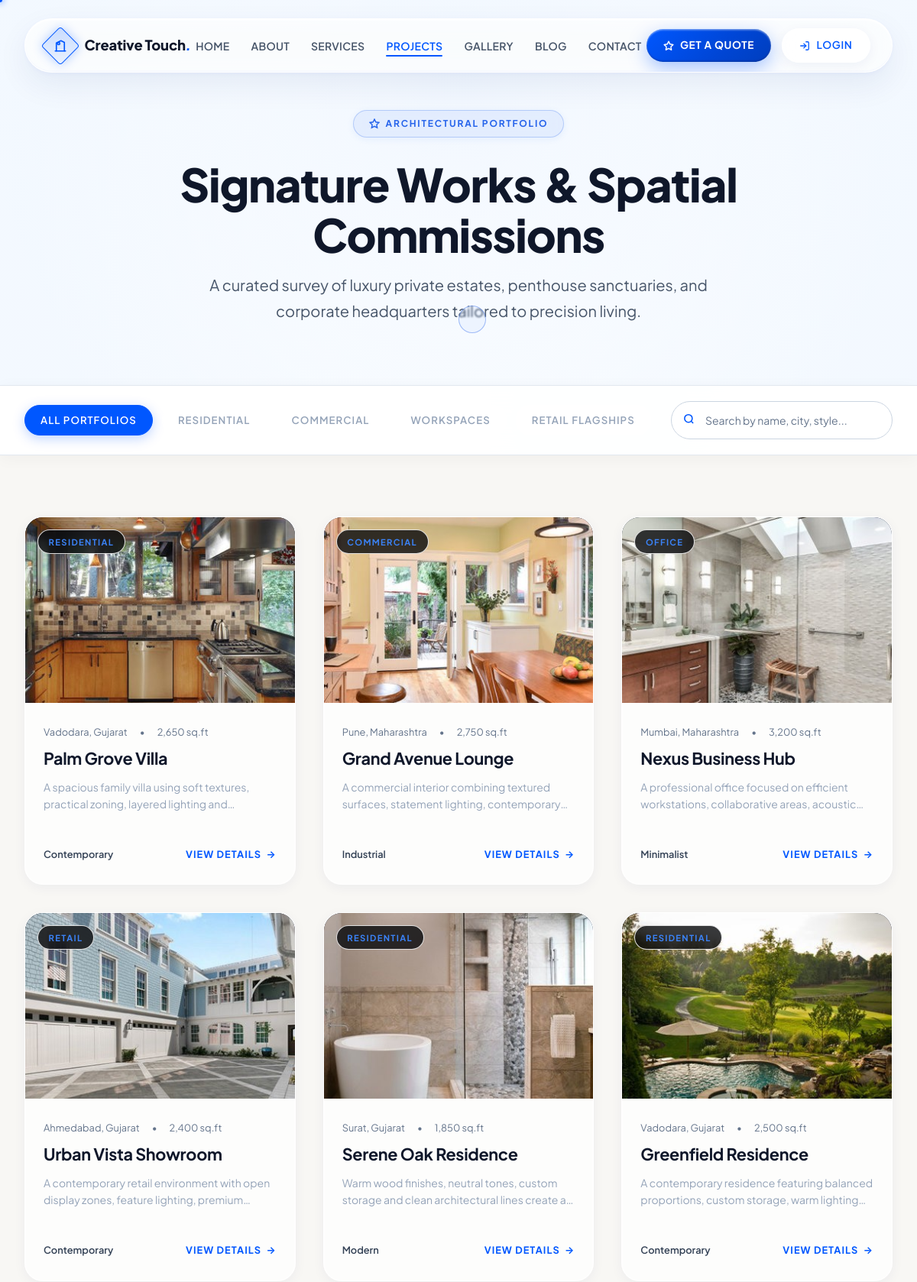
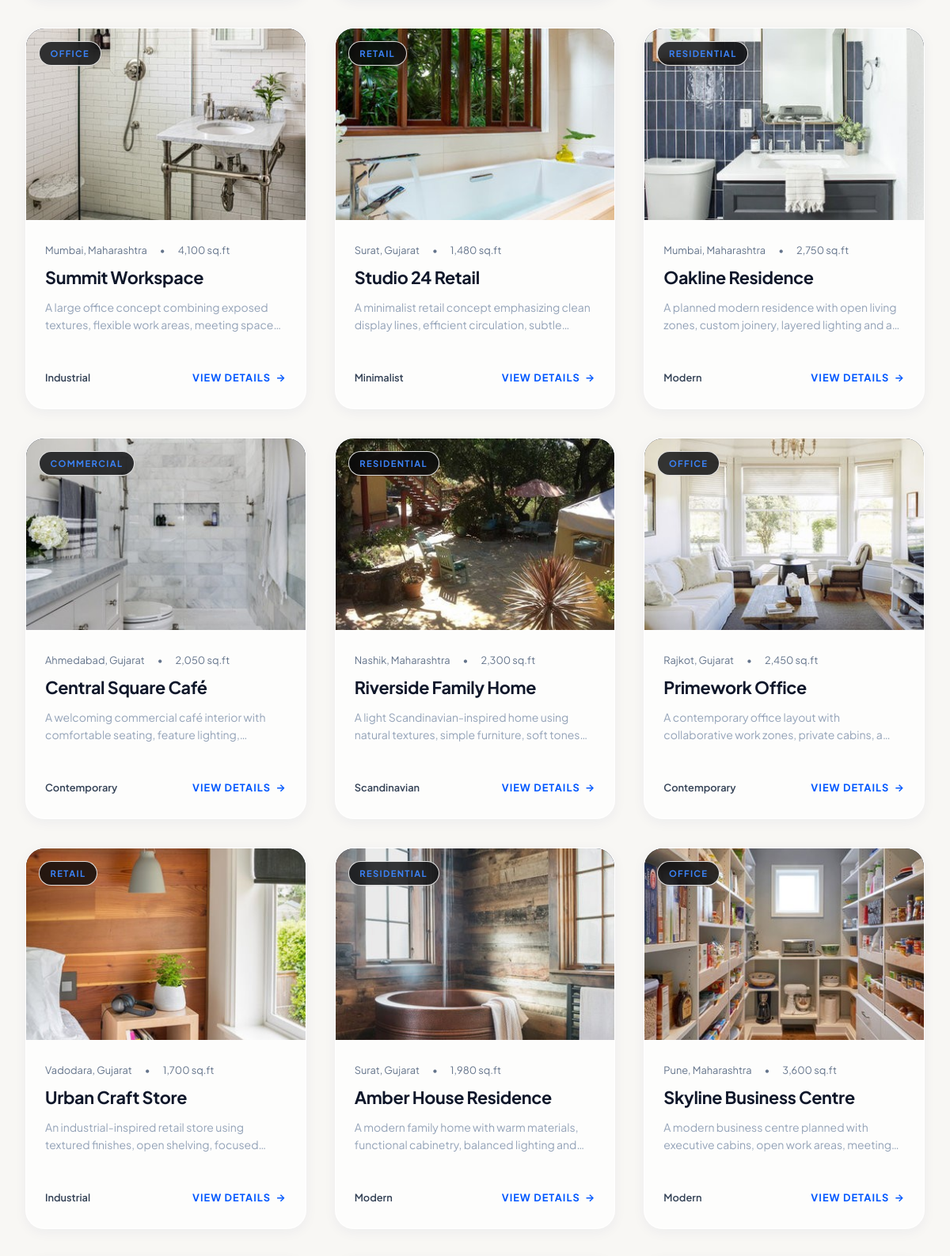
The app's page /projects.php (upper part) with its own data (2 pictures, top to bottom).
### tables this page shows
CREATE TABLE `projects` (
  `id` int(11) NOT NULL,
  `title` varchar(255) NOT NULL,
  `slug` varchar(255) NOT NULL,
  `description` text DEFAULT NULL,
  `image` varchar(255) DEFAULT NULL,
  `category` enum('residential','commercial','office','retail') NOT NULL,
  `location` varchar(255) DEFAULT NULL,
  `area` varchar(50) DEFAULT NULL,
  `design_style` varchar(100) DEFAULT NULL,
  `completion_date` date DEFAULT NULL,
  `budget` decimal(15,2) DEFAULT NULL,
  `status` enum('completed','in_progress','planned') DEFAULT 'planned',
  `featured` tinyint(1) DEFAULT 0,
  `images` longtext DEFAULT NULL CHECK (json_valid(`images`)),
  `created_at` timestamp NOT NULL DEFAULT current_timestamp(),
  `updated_at` timestamp NOT NULL DEFAULT current_timestamp() ON UPDATE current_timestamp()
);

### projects.php (the view, shortened to what this page needs)
<?php
require_once 'includes/config.php';
$category = isset($_GET['category']) ? sanitize($_GET['category']) : 'all';
if ($category == 'all') {
    $projects_sql = "SELECT * FROM projects ORDER BY featured DESC, created_at DESC";
    $projects_result = $conn->query($projects_sql);
} else {
    $projects_sql = "SELECT * FROM projects WHERE category = ? ORDER BY featured DESC, created_at DESC";
    $stmt = $conn->prepare($projects_sql);
    $stmt->bind_param("s", $category);
    $stmt->execute();
    $projects_result = $stmt->get_result();
}
include 'includes/header.php';
?>
    <section class="spatial-hero-section" style="min-height: 52vh; padding-top: 8rem; padding-bottom: 4rem; background: radial-gradient(circle at 50% 20%, #eff6ff 0%, #ffffff 85%);">
        <div class="spatial-hero-scrim"></div>
        <div class="spatial-hero-content" style="padding: 1rem;">
            <div class="spatial-hero-pill">
                <svg width="14" height="14" viewBox="0 0 24 24" fill="none" stroke="currentColor" stroke-width="2.5">
                    <polygon points="12 2 15.09 8.26 22 9.27 17 14.14 18.18 21.02 12 17.77 5.82 21.02 7 14.14 2 9.27 8.91 8.26 12 2"></polygon>
                </svg>
                <span>Architectural Portfolio</span>
            </div>
            <h1 class="spatial-hero-title" style="font-size: clamp(2.4rem, 5vw, 4rem); margin-bottom: 1rem; color: #0f172a;">
                Signature Works &amp; Spatial Commissions
            </h1>
            <p class="spatial-hero-subtitle" style="margin-bottom: 0; color: #475569;">
                A curated survey of luxury private estates, penthouse sanctuaries, and corporate headquarters tailored to precision living.
            </p>
        </div>
    </section>
    <section style="background: rgba(255, 255, 255, 0.95); backdrop-filter: blur(20px); border-top: 1px solid #e2e8f0; border-bottom: 1px solid #e2e8f0; padding: 1.25rem 0; position: sticky; top: 80px; z-index: 90; box-shadow: 0 4px 20px rgba(15, 23, 42, 0.04);">
        <div class="container">
            <div style="display: flex; flex-wrap: wrap; gap: 1.25rem; align-items: center; justify-content: space-between;">
                <div class="spatial-filter-pills" style="margin-bottom: 0;">
                    <a href="projects.php?category=all" class="spatial-filter-btn <?php echo $category == 'all' ? 'active' : ''; ?>">All Portfolios</a>
                    <a href="projects.php?category=residential" class="spatial-filter-btn <?php echo $category == 'residential' ? 'active' : ''; ?>">Residential</a>
                    <a href="projects.php?category=commercial" class="spatial-filter-btn <?php echo $category == 'commercial' ? 'active' : ''; ?>">Commercial</a>
                    <a href="projects.php?category=office" class="spatial-filter-btn <?php echo $category == 'office' ? 'active' : ''; ?>">Workspaces</a>
                    <a href="projects.php?category=retail" class="spatial-filter-btn <?php echo $category == 'retail' ? 'active' : ''; ?>">Retail Flagships</a>
                </div>
                <div style="position: relative; min-width: 290px;">
                    <input type="text" id="projectSearchInput" placeholder="Search by name, city, style..." class="spatial-form-control" style="padding-left: 2.75rem; padding-right: 1rem; border-radius: var(--radius-full); font-size: 0.875rem;" aria-label="Search projects">
                    <span aria-hidden="true" style="position: absolute; left: 1rem; top: 50%; transform: translateY(-50%); color: var(--color-bronze); pointer-events: none;">
                    </span>
                </div>
            </div>
        </div>
    </section>
    <section class="spatial-section" style="padding: 5rem 0 7rem;">
        <div class="container">
            <div class="spatial-projects-grid" id="projectsGrid">
                <?php if ($projects_result && $projects_result->num_rows > 0): ?>
                    <?php while ($proj = $projects_result->fetch_assoc()): ?>
                        <article class="spatial-project-card" data-category="<?php echo htmlspecialchars($proj['category']); ?>">
                            <div class="spatial-project-thumb-wrap">
                                <span class="spatial-project-badge-tag">
                                    <?php echo htmlspecialchars(ucfirst($proj['category'] ?? 'Residential')); ?>
                                </span>
                                <img src="<?php echo htmlspecialchars($proj['image'] ?: 'uploads/projects/1786870500_project_05.jpg'); ?>"
                                     alt="<?php echo htmlspecialchars($proj['title']); ?>"
                                     class="spatial-project-thumb"
                                     loading="lazy">
                            </div>
                            <div class="spatial-project-body">
                                <div class="spatial-project-meta">
                                    <span><?php echo htmlspecialchars($proj['location'] ?: 'Surat, Gujarat'); ?></span>
                                    <span>&bull;</span>
                                    <span><?php echo htmlspecialchars($proj['area'] ?: '2,500 sq.ft'); ?></span>
                                </div>
                                <h3 class="spatial-project-title">
                                    <a href="project.php?id=<?php echo $proj['id']; ?>">
                                        <?php echo htmlspecialchars($proj['title']); ?>
                                    </a>
                                </h3>
                                <p class="spatial-project-desc">
                                    <?php echo htmlspecialchars($proj['description']); ?>
                                </p>
                                <div class="spatial-project-footer">
                                    <span class="spatial-project-spec">
                                        <?php echo htmlspecialchars($proj['design_style'] ?: 'Modern Luxury'); ?>
                                    </span>
                                    <a href="project.php?id=<?php echo $proj['id']; ?>" class="spatial-project-link-btn">
                                        <span>View Details</span> &rarr;
                                    </a>
                                </div>
                            </div>
                        </article>
                    <?php endwhile; ?>
                <?php endif; ?>
            </div>
        </div>
    </section>
<?php include 'includes/footer.php'; ?>

### css/style.css (style rules this page uses)
:root { --font-heading: 'Plus Jakarta Sans', 'Inter', -apple-system, BlinkMacSystemFont, sans-serif; --font-serif: 'Playfair Display', Georgia, 'Times New Roman', serif; --font-body: 'Plus Jakarta Sans', 'Inter', -apple-system, BlinkMacSystemFont, 'Segoe UI', Roboto, sans-serif; --font-main: var(--font-body); --color-primary-deep: #003ebd; --color-primary: #0057FF; --color-primary-hover: #0046d6; --color-secondary: #0057FF; --color-secondary-hover: #0046d6; --color-bright-blue: #2563eb; --color-light-blue: #eff6ff; --color-sky-blue: #e0f2fe; --color-black: #0f172a; --color-ivory: #F8F7F4; --color-white: #ffffff; --color-bg: #F8F7F4; --color-bg-alt: #f1efe9; --color-bg-subtle: #eff6ff; --color-surface-card: #ffffff; --color-surface-elevated: #ffffff; --glass-bg: rgba(255, 255, 255, 0.74); --glass-bg-card: rgba(255, 255, 255, 0.76); --glass-border: rgba(255, 255, 255, 0.88); --glass-border-blue: rgba(0, 87, 255, 0.18); --glass-blur: blur(28px) saturate(190%) contrast(92%); --glass-shadow: 0 18px 45px rgba(0, 40, 120, 0.08), inset 0 1.5px 2px rgba(255, 255, 255, 0.95), inset 0 -1.5px 3px rgba(0, 87, 255, 0.04); --shadow-3d: 0 18px 45px rgba(0, 40, 120, 0.08), 0 3px 10px rgba(0, 87, 255, 0.03), inset 0 1.5px 2px rgba(255, 255, 255, 0.95), inset 0 -1.5px 3px rgba(0, 87, 255, 0.04); --shadow-3d-hover: 0 28px 65px rgba(0, 87, 255, 0.18), 0 6px 18px rgba(15, 23, 42, 0.05), inset 0 2px 2px #ffffff, inset 0 -2px 4px rgba(0, 87, 255, 0.06); --color-blue-glow: 0 0 24px rgba(0, 87, 255, 0.28); --color-bronze: #0057FF; --color-bronze-light: #3b82f6; --color-bronze-dark: #003ebd; --color-bronze-bg: rgba(0, 87, 255, 0.08); --color-bronze-border: rgba(0, 87, 255, 0.20); --color-dark-gray: #1e293b; --color-medium-gray: #64748b; --color-light-gray: #e2e8f0; --color-gold: #0057FF; --color-gold-light: #3b82f6; --color-gold-dark: #003ebd; --color-gold-bg: rgba(0, 87, 255, 0.08); --color-gold-border: rgba(0, 87, 255, 0.20); --color-gold-glow: rgba(0, 87, 255, 0.25); --gradient-gold: linear-gradient(135deg, #0057FF 0%, #0046d6 100%); --gradient-blue: linear-gradient(135deg, #0057FF 0%, #0046d6 100%); --color-accent: #0057FF; --color-accent-hover: #0046d6; --color-accent-subtle: #eff6ff; --color-success: #10b981; --color-warning: #f59e0b; --color-danger: #ef4444; --color-text-main: #0f172a; --color-text-heading: #0f172a; --color-text-body: #334155; --color-text-muted: #64748b; --color-text-light: #94a3b8; --color-text-inverse: #ffffff; --border-color: #e2e8f0; --border-subtle: #f1f5f9; --border-focus: #0057FF; --radius-xs: 4px; --radius-sm: 8px; --radius-md: 12px; --radius-lg: 16px; --radius-xl: 22px; --radius-2xl: 28px; --radius-full: 9999px; --shadow-xs: 0 1px 2px rgba(17, 17, 17, 0.04); --shadow-sm: 0 2px 6px rgba(17, 17, 17, 0.04), 0 1px 2px rgba(17, 17, 17, 0.02); --shadow-md: 0 6px 18px rgba(17, 17, 17, 0.06), 0 2px 6px rgba(17, 17, 17, 0.03); --shadow-lg: 0 14px 32px rgba(17, 17, 17, 0.08), 0 4px 12px rgba(17, 17, 17, 0.04); --shadow-xl: 0 24px 48px rgba(17, 17, 17, 0.12), 0 8px 20px rgba(17, 17, 17, 0.06); --shadow-bronze: 0 8px 24px rgba(139, 115, 85, 0.22); --text-xs: 0.75rem; --text-sm: 0.875rem; --text-base: 1rem; --text-lg: 1.125rem; --text-xl: 1.25rem; --text-2xl: 1.625rem; --text-3xl: 2.25rem; --text-4xl: 3.25rem; --text-5xl: 4.25rem; --transition: all 0.25s cubic-bezier(0.16, 1, 0.3, 1); --transition-fast: all 0.15s ease; --transition-slow: all 0.4s cubic-bezier(0.16, 1, 0.3, 1); }
*, *::before, *::after { margin: 0; padding: 0; box-sizing: border-box; }
html { scroll-behavior: smooth; text-size-adjust: 100%; -webkit-text-size-adjust: 100%; }
body { font-family: var(--font-body); font-size: var(--text-base); line-height: 1.65; color: var(--color-text-body); background-color: var(--color-bg); -webkit-font-smoothing: antialiased; -moz-osx-font-smoothing: grayscale; overflow-x: hidden; }
img { max-width: 100%; height: auto; display: block; }
h1, h2, h3, h4, .font-serif, .brand-title { font-family: var(--font-heading); color: var(--color-text-heading); font-weight: 600; line-height: 1.25; letter-spacing: -0.015em; }
p { margin-bottom: 1.15rem; }
p:last-child { margin-bottom: 0; }
a { color: var(--color-bronze); text-decoration: none; transition: var(--transition); }
.container { width: 100%; max-width: 1280px; margin-left: auto; margin-right: auto; padding-left: 2rem; padding-right: 2rem; }
section { padding: 5.5rem 0; position: relative; }

### records on screen
projects: category "RESIDENTIAL", image (picture), location "Vadodara, Gujarat", area "2,650 sq.ft", title "Palm Grove Villa", description "A spacious family villa using soft textures, practical zoning, layered lighting…", design_style "Contemporary"
projects: category "COMMERCIAL", image (picture), location "Pune, Maharashtra", area "2,750 sq.ft", title "Grand Avenue Lounge", description "A commercial interior combining textured surfaces, statement lighting,…", design_style "Industrial"
projects: category "OFFICE", image (picture), location "Mumbai, Maharashtra", area "3,200 sq.ft", title "Nexus Business Hub", description "A professional office focused on efficient workstations, collaborative areas,…", design_style "Minimalist"
projects: category "RETAIL", image (picture), location "Ahmedabad, Gujarat", area "2,400 sq.ft", title "Urban Vista Showroom", description "A contemporary retail environment with open display zones, feature lighting,…", design_style "Contemporary"
projects: category "RESIDENTIAL", image (picture), location "Surat, Gujarat", area "1,850 sq.ft", title "Serene Oak Residence", description "Warm wood finishes, neutral tones, custom storage and clean architectural lines create…", design_style "Modern"
projects: category "RESIDENTIAL", image (picture), location "Vadodara, Gujarat", area "2,500 sq.ft", title "Greenfield Residence", description "A contemporary residence featuring balanced proportions, custom storage, warm…", design_style "Contemporary"
projects: category "OFFICE", image (picture), location "Mumbai, Maharashtra", area "4,100 sq.ft", title "Summit Workspace", description "A large office concept combining exposed textures, flexible work areas, meeting…", design_style "Industrial"
projects: category "RETAIL", image (picture), location "Surat, Gujarat", area "1,480 sq.ft", title "Studio 24 Retail", description "A minimalist retail concept emphasizing clean display lines, efficient circulation,…", design_style "Minimalist"
projects: category "RESIDENTIAL", image (picture), location "Mumbai, Maharashtra", area "2,750 sq.ft", title "Oakline Residence", description "A planned modern residence with open living zones, custom joinery, layered lighting and…", design_style "Modern"
projects: category "COMMERCIAL", image (picture), location "Ahmedabad, Gujarat", area "2,050 sq.ft", title "Central Square Café", description "A welcoming commercial café interior with comfortable seating, feature…", design_style "Contemporary"
projects: category "RESIDENTIAL", image (picture), location "Nashik, Maharashtra", area "2,300 sq.ft", title "Riverside Family Home", description "A light Scandinavian-inspired home using natural textures, simple furniture, soft…", design_style "Scandinavian"
projects: category "OFFICE", image (picture), location "Rajkot, Gujarat", area "2,450 sq.ft", title "Primework Office", description "A contemporary office layout with collaborative work zones, private cabins,…", design_style "Contemporary"
projects: category "RETAIL", image (picture), location "Vadodara, Gujarat", area "1,700 sq.ft", title "Urban Craft Store", description "An industrial-inspired retail store using textured finishes, open shelving,…", design_style "Industrial"
projects: category "RESIDENTIAL", image (picture), location "Surat, Gujarat", area "1,980 sq.ft", title "Amber House Residence", description "A modern family home with warm materials, functional cabinetry, balanced lighting…", design_style "Modern"
projects: category "OFFICE", image (picture), location "Pune, Maharashtra", area "3,600 sq.ft", title "Skyline Business Centre", description "A modern business centre planned with executive cabins, open work areas,…", design_style "Modern"
